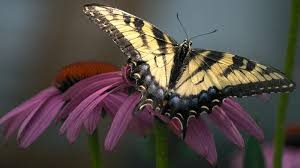
#> input picture image1.jpg, 300 x 168 px, found by its file name
$ jupyter execute Final_HW01_IP_AmirDodangeh.ipynb   (shell and % lines are left out)   (older library calls are emulated)
#> lines starting #> are read from the running program, lines starting #| are printed output that depends on the picture; after the words box and inside, x2 and y2 are one past the last pixel; in counts of white or black regions, pixels touching at a corner belong together; long printed decimals are rounded
# Amir Dodangeh , Image Processing
#HW-01

**1**

[cell 1]
from google.colab import drive

drive.mount('/content/gdrive')
import numpy as np
import pandas as pd
import cv2 as cv
from google.colab.patches import cv2_imshow # for image display
from skimage import io
from PIL import Image
import matplotlib.pylab as plt

image1=io.imread("/content/gdrive/My Drive/Colab Notebooks/Image Processing/HW1/image1.jpg",0)
#> image1 is the input picture: shape (168, 300, 3); mean R, G, B 82.5, 74.4, 70.5

import sys

size11=sys.getsizeof(image1)
#> size11 = 151344
print ("Size of Orginal image: ",size11/1024)
#| Size of Orginal image:  147.797
print("type of image1:",image1.dtype)
#| type of image1: uint8
print("Shape of image1:",image1.shape)
#| Shape of image1: (168, 300, 3)
print("Number of Bytes:" ,image1.size/8)
#| Number of Bytes: 18900.0

plt.imshow(image1, cmap='gray', vmin=0, vmax=255)
plt.title("Original image-1")

[cell 2]
#Representation the image with unit-8 data type, default type (float 64) and by adding bias (128)
from skimage import *

image1float64=util.img_as_float64(image1, force_copy=False)

print("type of image1:",image1float64.dtype)
#| type of image1: float64
print("Shape of image1:",image1float64.shape)
#| Shape of image1: (168, 300, 3)
print("Number of Bytes:" ,image1float64.size/(8))
#| Number of Bytes: 18900.0

plt.imshow(image1float64, cmap='gray', vmin=0, vmax=255)
plt.title(" image1float64-1")

[cell 3]
import sys
image1g=cv.cvtColor(image1, cv.COLOR_BGR2GRAY)
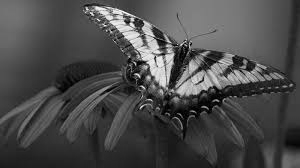
#> image1g: shape (168, 300); min 0, max 251, mean 74.2
size=sys.getsizeof(image1g)
#> size = 50528
print ("Size of gray_scaled image: ",size/1024)
#| Size of gray_scaled image:  49.344
print("type of  gray_scaled image1:",image1g.dtype)
#| type of  gray_scaled image1: uint8
print("Shape of gray_scaled image:",image1g.shape)
#| Shape of gray_scaled image: (168, 300)
print("Number of Bytes gray_scaled image:" ,image1g.size/(8))
#| Number of Bytes gray_scaled image: 6300.0

[cell 4]
#How many bits can manage so that we still have a good image? Plot all of the cases.
image1g=cv.cvtColor(image1, cv.COLOR_BGR2GRAY)
plt.title(" Gray Scaled Image")
cv2_imshow(image1g)

rquantized_image1=(image1g/(2**(8-7))).astype('uint8')
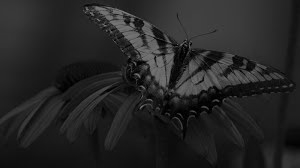
#> rquantized_image1: shape (168, 300); min 0, max 125, mean 36.8
rquantized_image2=(image1g/(2**(8-6))).astype('uint8')
rquantized_image3=(image1g/(2**(8-5))).astype('uint8')
rquantized_image4=(image1g/(2**(8-4))).astype('uint8')
rquantized_image5=(image1g/(2**(8-3))).astype('uint8')
rquantized_image6=(image1g/(2**(8-2))).astype('uint8')
rquantized_image7=(image1g/(2**(8-1))).astype('uint8')
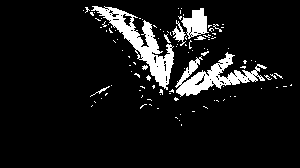
#> rquantized_image7: shape (168, 300); values 0 (black) and 1 (white), 8.9% white; 107 white regions (97 under 20 px), largest, box (x1, y1, x2, y2) and area: (91, 6, 174, 90) 1818, (175, 52, 267, 97) 1482, (181, 8, 209, 39) 485


cv2_imshow(rquantized_image2)
cv2_imshow(rquantized_image3)
cv2_imshow(rquantized_image4)
cv2_imshow(rquantized_image5)
cv2_imshow(rquantized_image6)
cv2_imshow(rquantized_image7)

**2**

[cell 5]
#Perform the scaling (1.5*1.5), translation
import numpy as np
import pandas as pd
import cv2 as cv
from google.colab.patches import cv2_imshow # for image display
from skimage import io
from PIL import Image
import matplotlib.pylab as plt


image2=io.imread("/content/gdrive/My Drive/Colab Notebooks/Image Processing/HW1/image2.jpg",0)
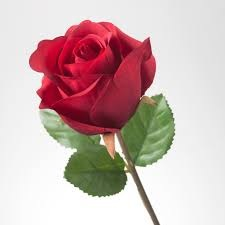
#> input picture image2.jpg, 225 x 225 px, found by its file name
#> image2 is the input picture: shape (225, 225, 3); mean R, G, B 205.4, 181.3, 179.8


res = cv.resize(image2 ,None,fx=1.5, fy=1.5, interpolation = cv.INTER_LINEAR)

figsize = (10,10)

plt.figure(figsize=figsize)
plt.imshow(image2, cmap='gray', vmin=0, vmax=255)

print("type of image2:",image2.dtype)
#| type of image2: uint8
print("Size of image2:",image2.shape)
#| Size of image2: (225, 225, 3)
print("Number of Bytes:" ,image2.size/(8))
#| Number of Bytes: 18984.375
plt.title("ORG image")


plt.figure(figsize=figsize)
plt.imshow(res, cmap='gray', vmin=0, vmax=255)


print("type of Resized:",res.dtype)
#| type of Resized: uint8
print("Size of Resized:",res.shape)
#| Size of Resized: (338, 338, 3)
print("Number of Bytes for Resized:" ,res.size/(8))
#| Number of Bytes for Resized: 42841.5
plt.title("Resized image")

[cell 6]
#rotation (90°) operations

row,col,s=image2.shape
#> row = 225; col = 225; s = 3
#matrix rotation ra ba 90 daraje zaviye charkhesh misazim
m=cv.getRotationMatrix2D((col/2,col/2),90,1)

rot=cv.warpAffine(image2,m,(col,row))
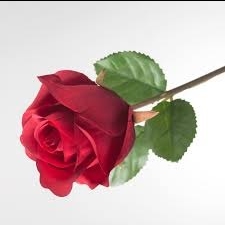
#> rot: shape (225, 225, 3); mean R, G, B 204.4, 180.2, 178.7

#plt.figure(figsize=figsize)
plt.imshow(rot, cmap='gray', vmin=0, vmax=255)


print("type of Rotated:",rot.dtype)
#| type of Rotated: uint8
print("Size of Rotated:",rot.shape)
#| Size of Rotated: (225, 225, 3)
print("Number of Bytes for Rotated:" ,rot.size/(8))
#| Number of Bytes for Rotated: 18984.375
plt.title("Rotated image")

**3**

[cell 7]
import numpy as np
import pandas as pd
import cv2 as cv
from google.colab.patches import cv2_imshow # for image display
from skimage import io
from PIL import Image
import matplotlib.pylab as plt

image3=io.imread("/content/gdrive/My Drive/Colab Notebooks/Image Processing/HW1/image3.jpg",0)
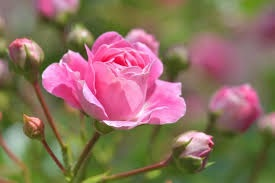
#> input picture image3.jpg, 275 x 183 px, found by its file name
#> image3 is the input picture: shape (183, 275, 3); mean R, G, B 139.7, 112.4, 95.7
image3=cv.cvtColor(image3, cv.COLOR_BGR2GRAY)
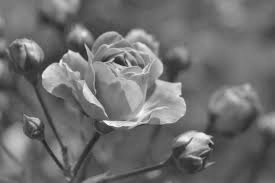
#> image3: shape (183, 275); min 33, max 250, mean 110.6
cv2_imshow(image3)
print(image3.shape)
#| (183, 275)
print(image3.dtype)
#| uint8


# [5 lines of commented-out code are left out]

[cell 8]
import numpy as np
import matplotlib.pyplot as plt
import cv2

figsize = (10,10)

First, read the image as grayscale

[cell 9]
# read as grayscale
I = cv2.imread("image3.jpg",0)
#> I: shape (183, 275); min 40, max 255, mean 118.7

plt.figure(figsize=figsize)
plt.imshow(image3  , cmap='gray' , vmin=0 , vmax=255)
plt.title("Original image")

Let's start by calculating and showing the original histogram

[cell 10]
bins_edges_min_max = [0,256]
num_bins=256
bin_count,bins_edges = np.histogram(image3,num_bins,bins_edges_min_max)
#> bin_count = 256 values, max 879 at index 92, min 0 at index 0, mean 196.6; bins_edges = 257 values from 0 to 256
bins_start = bins_edges[:-1]
#> bins_start = 256 values from 0 to 255

[cell 11]
def draw_hist(x_axis,input):
    fig,ax = plt.subplots(figsize=figsize)
    # why not using plt.hist? because we want to plot also some derivations of this hist, so this is easier
    plt.bar(x_axis, input, width=input.shape[0]/(x_axis[-1]-x_axis[0]+1))
    return fig,ax

draw_hist(bins_start,bin_count)
plt.title("Original histogram")
#> figure, not shown here; tallest bar 879 high, from x = 91.5 to 92.5

Normalize the histogram to gat a discrete PDF

[cell 12]
pdf = bin_count/np.sum(bin_count)
#> pdf = 256 values, max 0.0175 at index 92, min 0 at index 0, mean 0.00391

draw_hist(bins_start,pdf)
plt.title("Original PDF")
#> figure, not shown here; tallest bar 0.0175 high, from x = 91.5 to 92.5

Get the CDF by calculating the cumulative sum of the pdf data

[cell 13]
cdf = np.cumsum(pdf)
#> cdf = 256 values from 0 to 1

plt.figure(figsize=figsize)
plt.plot(cdf)
plt.title("Original CDF")
#> figure, not shown here; curve peaks at x = 250, y = 1

[cell 14]
fig,ax = draw_hist(bins_start,pdf)
ax.plot(cdf*np.max(pdf),'r')
plt.title("Original PDF+ const*CDF to show the connection between the two")
#> figure, not shown here; tallest bar 0.0175 high, from x = 91.5 to 92.5; curve peaks at x = 250, y = 0.0175

The final step is to un-normalize the CDF to become the equalization function

[cell 15]
f_eq = np.round(cdf*255).astype(int)
#> f_eq = 256 values from 0 to 255

f_eq
#> Out = 256 values from 0 to 255

Use the equalization function to get the equalized image

[cell 16]
I_eq = f_eq[image3]
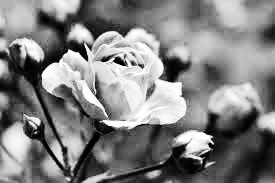
#> I_eq: shape (183, 275) int64; min 0, max 255, mean 128.7

plt.figure(figsize=figsize)
plt.imshow(I_eq, cmap='gray', vmin=0, vmax=255)
plt.title("equalized image")

Plot the equalized histogram, PDF and CDF

[cell 17]
bin_count,bins_edges = np.histogram(I_eq,num_bins,bins_edges_min_max)
#> bin_count = 256 values, max 879 at index 86, min 0 at index 7, mean 196.6
bins_start = bins_edges[:-1]

draw_hist(bins_start,bin_count)
plt.title("equalized histogram")
#> figure, not shown here; tallest bar 879 high, from x = 85.5 to 86.5

[cell 18]
pdf = bin_count/np.sum(bin_count)
#> pdf = 256 values, max 0.0175 at index 86, min 0 at index 7, mean 0.00391
cdf = np.cumsum(pdf)
#> cdf = 256 values from 0.00163 to 1

fig,ax = draw_hist(bins_start,pdf)
ax.plot(cdf*np.max(pdf),'r')
plt.title("equalized PDF and const*CDF")
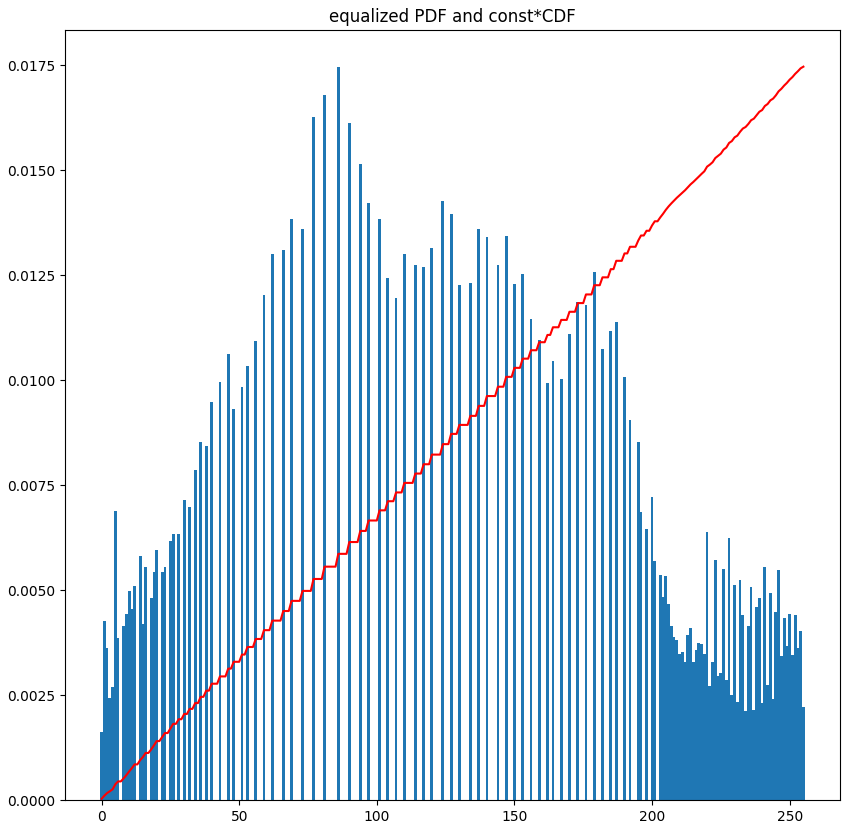
#> figure drawn by matplotlib, 1 panel; tallest bar 0.0175 high, from x = 85.5 to 86.5; curve peaks at x = 255, y = 0.0175

## cv2 histogram equalization function

[cell 19]
I_eq_cv2 = cv2.equalizeHist(image3)

plt.figure(figsize=figsize)
plt.imshow(I_eq_cv2, cmap='gray', vmin=0, vmax=255)
plt.title("cv2.equalizeHist() result")

[cell 20]
import numpy as np
import pandas as pd
import cv2 as cv
from google.colab.patches import cv2_imshow # for image display
from skimage import data
from skimage import exposure
from skimage import io
from PIL import Image
import matplotlib.pylab as plt
from skimage.exposure import match_histograms

#image3=io.imread("/content/gdrive/My Drive/Colab Notebooks/Image Processing/HW1/image3.jpg",0)

source=image3
#source=cv.cvtColor(image3, cv.COLOR_BGR2GRAY)

reference=I_eq_cv2


#reference=cv.cvtColor(reference, cv.COLOR_BGR2GRAY)


#cv2_imshow(source)
#cv2_imshow(reference)

matched = match_histograms(source, reference, multichannel=True)

cv2_imshow(source)

fig, (ax1, ax2, ax3) = plt.subplots(nrows=1, ncols=3, figsize=(8, 3),
                                    sharex=True, sharey=True)
for aa in (ax1, ax2, ax3):
    aa.set_axis_off()

ax1.imshow(source , cmap='gray', vmin=0, vmax=255)
ax1.set_title('Source')
ax2.imshow(reference , cmap='gray', vmin=0, vmax=255)

ax2.set_title('Reference')
ax3.imshow(matched , cmap='gray', vmin=0, vmax=255)
ax3.set_title('Matched')

plt.tight_layout()
plt.show()

[cell 21]
bin_count,bins_edges = np.histogram(source,num_bins,bins_edges_min_max)
#> bin_count = 256 values, max 879 at index 92, min 0 at index 0, mean 196.6
bins_start = bins_edges[:-1]

draw_hist(bins_start,bin_count)
plt.title("Source")

bin_count,bins_edges = np.histogram(reference,num_bins,bins_edges_min_max)
#> bin_count = 256 values, max 879 at index 86, min 0 at index 7, mean 196.6
bins_start = bins_edges[:-1]

draw_hist(bins_start,bin_count)
plt.title("Reference")


bin_count,bins_edges = np.histogram(matched,num_bins,bins_edges_min_max)
bins_start = bins_edges[:-1]

draw_hist(bins_start,bin_count)
plt.title("Matched")
#> figure, not shown here; tallest bar 879 high, from x = 91.5 to 92.5
#> figure, not shown here; tallest bar 879 high, from x = 85.5 to 86.5
#> figure, not shown here; tallest bar 879 high, from x = 85.5 to 86.5

[cell 22]
fig, axes = plt.subplots(nrows=3, ncols=3, figsize=(8, 8))


for i, img in enumerate((source, reference, matched)):
    for c, c_color in enumerate(('red', 'green', 'blue')):
        img_hist, bins = exposure.histogram(img[..., c], source_range='dtype')
        axes[c, i].plot(bins, img_hist / img_hist.max())
        img_cdf, bins = exposure.cumulative_distribution(img[..., c])
        axes[c, i].plot(bins, img_cdf)
        axes[c, 0].set_ylabel(c_color)
#> this loop made 3 passes

axes[0, 0].set_title('Source')
axes[0, 1].set_title('Reference')
axes[0, 2].set_title('Matched')

plt.tight_layout()
plt.show()
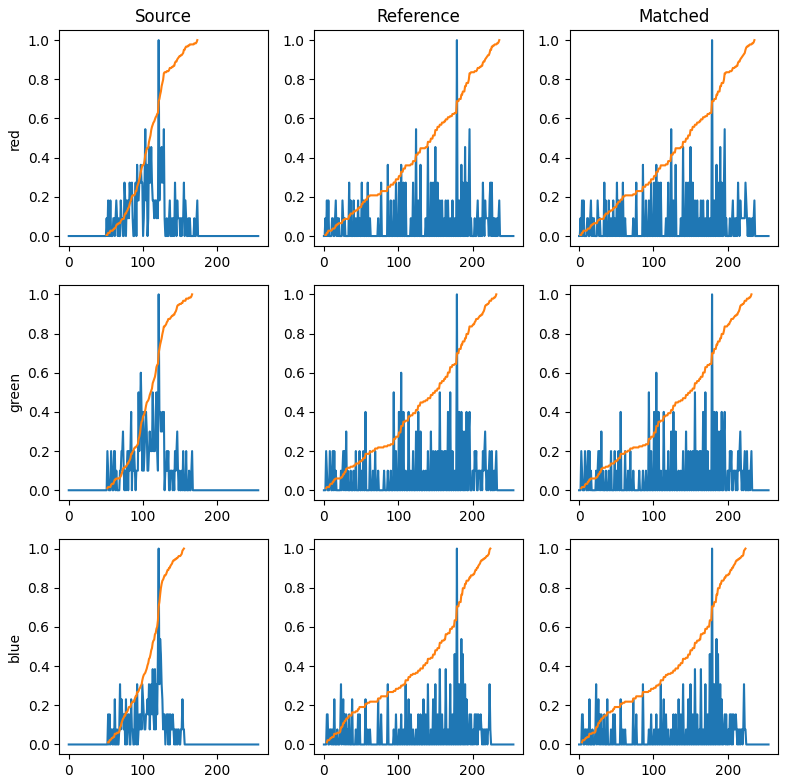
#> figure drawn by matplotlib, 9 panels; panel 1: curve peaks at x = 121, y = 1; panel 1: curve peaks at x = 173, y = 1; panel 2: curve peaks at x = 179, y = 1; panel 2: curve peaks at x = 236, y = 1
